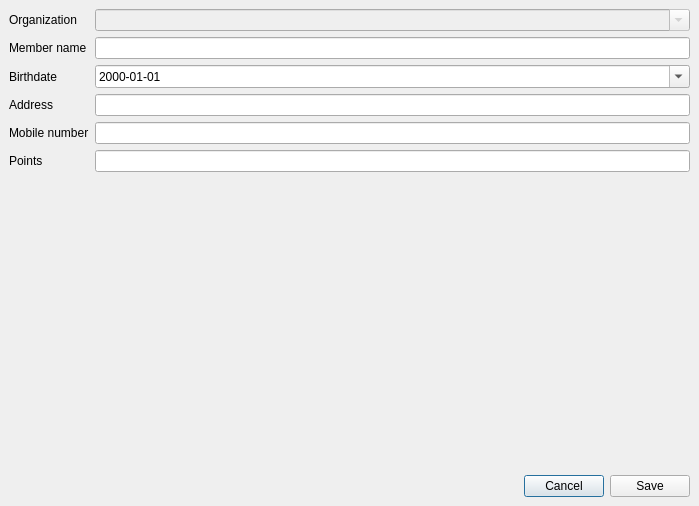
<?xml version="1.0" encoding="UTF-8"?>
<ui version="4.0">
 <class>DialogEditMember</class>
 <widget class="QDialog" name="DialogEditMember">
  <property name="geometry">
   <rect>
    <x>0</x>
    <y>0</y>
    <width>699</width>
    <height>506</height>
   </rect>
  </property>
  <property name="windowTitle">
   <string>Edit member</string>
  </property>
  <layout class="QVBoxLayout" name="verticalLayout">
   <property name="spacing">
    <number>0</number>
   </property>
   <property name="leftMargin">
    <number>0</number>
   </property>
   <property name="topMargin">
    <number>0</number>
   </property>
   <property name="rightMargin">
    <number>0</number>
   </property>
   <property name="bottomMargin">
    <number>0</number>
   </property>
   <item>
    <widget class="QScrollArea" name="scrollArea">
     <property name="frameShape">
      <enum>QFrame::NoFrame</enum>
     </property>
     <property name="widgetResizable">
      <bool>true</bool>
     </property>
     <widget class="QWidget" name="scrollAreaWidgetContents">
      <property name="geometry">
       <rect>
        <x>0</x>
        <y>0</y>
        <width>699</width>
        <height>465</height>
       </rect>
      </property>
      <layout class="QFormLayout" name="formLayout">
       <item row="0" column="0">
        <widget class="QLabel" name="label_8">
         <property name="text">
          <string>Organization</string>
         </property>
        </widget>
       </item>
       <item row="0" column="1">
        <widget class="QComboBox" name="comboBoxOrganizationName">
         <property name="enabled">
          <bool>false</bool>
         </property>
         <property name="editable">
          <bool>true</bool>
         </property>
         <property name="maxVisibleItems">
          <number>2147483647</number>
         </property>
         <property name="insertPolicy">
          <enum>QComboBox::NoInsert</enum>
         </property>
        </widget>
       </item>
       <item row="1" column="0">
        <widget class="QLabel" name="label_3">
         <property name="text">
          <string>Member name</string>
         </property>
        </widget>
       </item>
       <item row="1" column="1">
        <widget class="QLineEdit" name="lineEditMemberName"/>
       </item>
       <item row="2" column="0">
        <widget class="QLabel" name="label_5">
         <property name="text">
          <string>Birthdate</string>
         </property>
        </widget>
       </item>
       <item row="2" column="1">
        <widget class="QDateEdit" name="dateEditBirthDate">
         <property name="displayFormat">
          <string>yyyy-MM-dd</string>
         </property>
         <property name="calendarPopup">
          <bool>true</bool>
         </property>
        </widget>
       </item>
       <item row="3" column="0">
        <widget class="QLabel" name="label">
         <property name="text">
          <string>Address</string>
         </property>
        </widget>
       </item>
       <item row="3" column="1">
        <widget class="QLineEdit" name="lineEditAddress"/>
       </item>
       <item row="4" column="0">
        <widget class="QLabel" name="label_7">
         <property name="text">
          <string>Mobile number</string>
         </property>
        </widget>
       </item>
       <item row="4" column="1">
        <widget class="QLineEdit" name="lineEditMobileNumber"/>
       </item>
       <item row="5" column="0">
        <widget class="QLabel" name="label_9">
         <property name="text">
          <string>Points</string>
         </property>
        </widget>
       </item>
       <item row="5" column="1">
        <widget class="QLineEdit" name="lineEditPoints">
         <property name="alignment">
          <set>Qt::AlignRight|Qt::AlignTrailing|Qt::AlignVCenter</set>
         </property>
        </widget>
       </item>
      </layout>
     </widget>
    </widget>
   </item>
   <item>
    <widget class="QWidget" name="widgetConfirmationButton" native="true">
     <layout class="QHBoxLayout" name="horizontalLayout_2">
      <item>
       <spacer name="horizontalSpacer">
        <property name="orientation">
         <enum>Qt::Horizontal</enum>
        </property>
        <property name="sizeHint" stdset="0">
         <size>
          <width>40</width>
          <height>20</height>
         </size>
        </property>
       </spacer>
      </item>
      <item>
       <widget class="QPushButton" name="pushButtonCancel">
        <property name="text">
         <string>Cancel</string>
        </property>
       </widget>
      </item>
      <item>
       <widget class="QPushButton" name="pushButtonSave">
        <property name="text">
         <string>Save</string>
        </property>
       </widget>
      </item>
     </layout>
    </widget>
   </item>
  </layout>
 </widget>
 <tabstops>
  <tabstop>scrollArea</tabstop>
  <tabstop>comboBoxOrganizationName</tabstop>
 </tabstops>
 <resources/>
 <connections/>
</ui>
